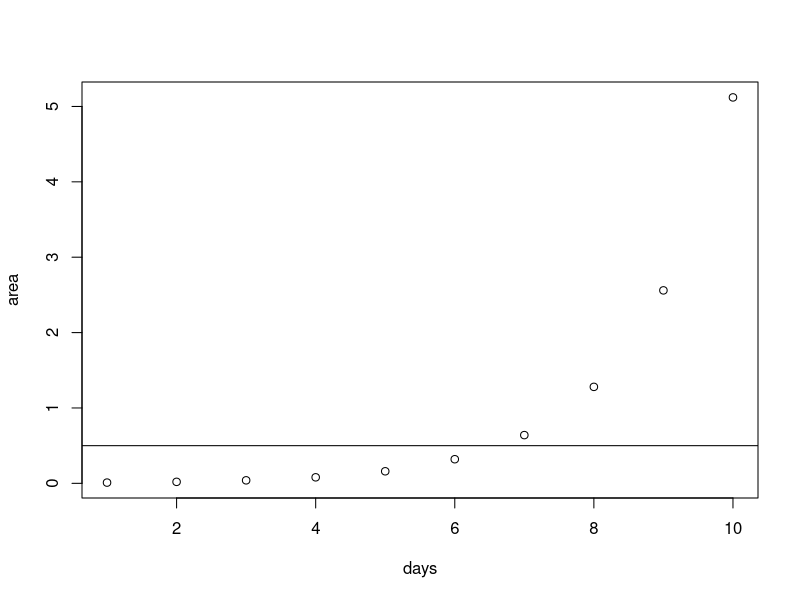

The R source for this figure:
## ---- chunk 1
summary(iris)
## ---- chunk 2
days <- 1:10
area <- 1/100 * 2^(days - 1)
## ---- chunk 3
plot(days, area)
abline(h=.5)
